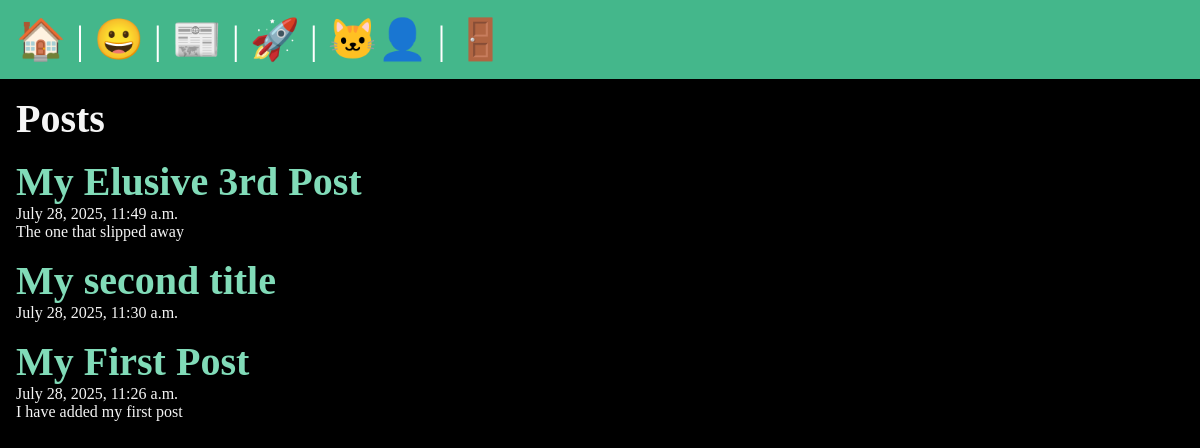
The app's page /posts/, older data.
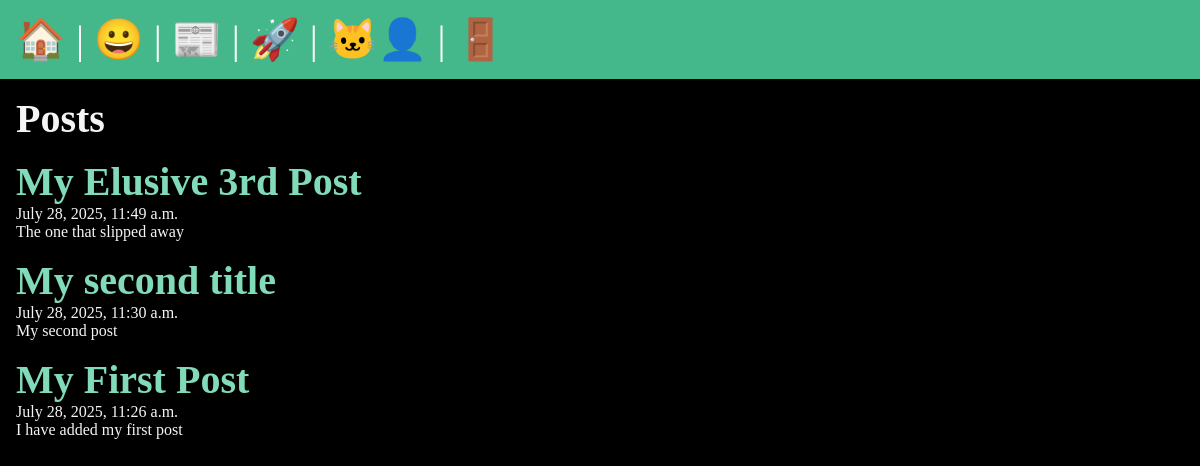
The same page, newer data.
### posts/models.py (models this page shows, shortened)
class Post(models.Model):
    title = models.CharField(max_length=75)
    body = models.TextField()
    slug = models.SlugField()
    date = models.DateTimeField(auto_now_add=True) # Automatically set the date when the post is created"
    banner = models.ImageField(default='fallback.png', blank=True)  # Image field for the banner

### posts/views.py (the view)
# urls.py: path('', views.posts_list, name='list'), # This is the URL for the posts list view
def posts_list(request):
    posts = Post.objects.all().order_by('-date')  # Fetch all posts from the database
    return render(request, 'posts/posts_list.html', {'posts': posts})

### posts/templates/posts/posts_list.html (shortened to what this page needs)
{% extends "layout.html" %}
{% block content %}
<section>
    <h1>Posts</h1>
{%for post in posts%}
<article class=post>
    <h2>
        <a href="{% url 'posts:page' slug=post.slug %}">
             {{post.title}}
        </a>
    </h2>
    <p>{{post.date}}</p>
    <p>{{post.body}}</p>
</article>
{% endfor %}
</section>
{% endblock %}

Row changes from the older to the newer data that the page shows:
changed Post "My second title": body (not shown) → "My second post"
